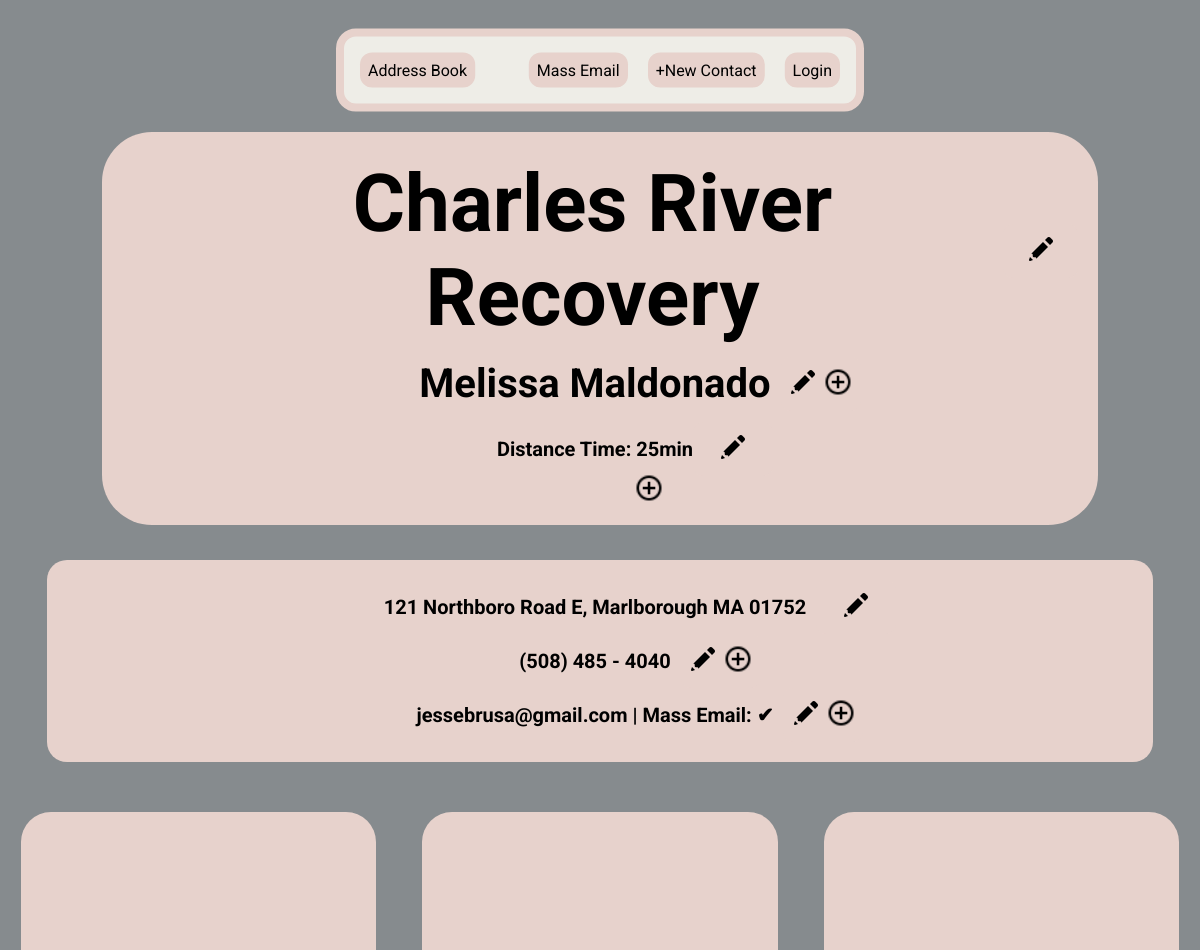
Before: /facility/2 (upper part) with the older database file.
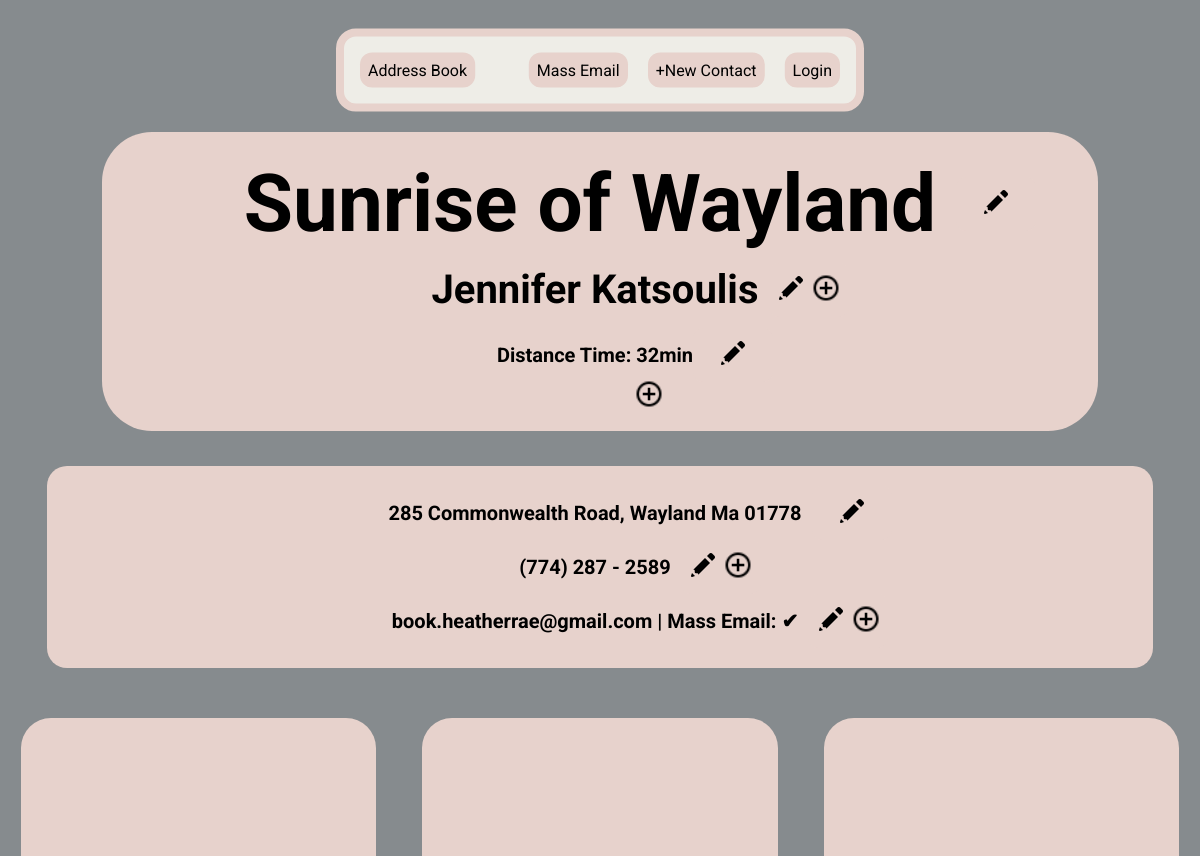
After: the same page with the newer database file.
### main.py (models this page shows)
class DataBase(db.Model):
    __tablename__ = 'database'
    id = db.Column(db.Integer, primary_key=True)
    facility = db.Column(db.String(250), nullable=False)
    town = db.Column(db.String(250), nullable=False)
    street = db.Column(db.String(250), nullable=False)
    state = db.Column(db.String(250), nullable=False)
    zip_code = db.Column(db.String(250), nullable=False)
    distance_hour = db.Column(db.Integer)
    distance_min = db.Column(db.Integer)
    location_img_url = db.Column(db.String(250))
    mass_email = db.Column(db.Boolean)
    mileage = db.Column(db.Integer)
    contact_person = db.relationship('ContactTable')
    email = db.relationship('EmailTable')
    phone_number = db.relationship('PhoneNumberTable')
    preferred_day_time = db.relationship('PreferredDayTimeTable')
    venue_type = db.relationship('VenueTypeTable')
    performance_type = db.relationship('PerformanceTypeTable')
    duration = db.relationship('DurationTable')
    price_date = db.relationship('PriceDateTable')
    setlist = db.relationship('SetlistTable')
    marketing = db.relationship('MarketingTable')
    comments = db.relationship('CommentsTable')
    feedback = db.relationship('FeedbackTable')
    testimonials = db.relationship('TestimonialTable')

class ContactTable(db.Model):
    __tablename__ = 'contact_table'
    id = db.Column(db.Integer, primary_key=True)
    contact_person = db.Column(db.String(250), nullable=False)
    data_base_id = db.Column(db.Integer, db.ForeignKey('database.id'))

class EmailTable(db.Model):
    __tablename__ = 'email_table'
    id = db.Column(db.Integer, primary_key=True)
    email = db.Column(db.String(250))
    data_base_id = db.Column(db.Integer, db.ForeignKey('database.id'))

### main.py (the view)
@app.route('/facility/<int:id>', methods=['GET', 'POST'])
def facility_page(id):
    facility = DataBase.query.filter_by(id=id).first()
    contact_person = check_for_data_return_last(facility.contact_person, 'contact_person')
    distance_hour = facility.distance_hour
    distance_min = facility.distance_min
    phone_number = check_for_data_return_last(facility.phone_number, 'phone_number')
    phone_ext = ext_phone(phone_number)
    phone_string = phone_to_string(phone_number)
    email = check_for_data_return_last(facility.email, 'email')
    venue_type = return_list(facility.venue_type, 'venue')
    performance_type = return_list(facility.performance_type, 'performance')
    duration_list = [[hour_min.hour, hour_min.minute] for hour_min in facility.duration]
    day_time_list = [[day_time.day, day_time.time] for day_time in facility.preferred_day_time]
    price_date_list = [[price_date.price, price_date.date] for price_date in facility.price_date]
    setlist = return_list(facility.setlist, 'setlist')
    if setlist:
        setlist = sorted(setlist)
    market_date_table = return_list(facility.marketing, 'date')
    if market_date_table:
        market_date_list = []
        date_list = []
        facility_marketing = facility.marketing
        for date in market_date_table:
            if date not in date_list:
                materials = [item.material for item in facility_marketing if item.date == date]
                market_date_list.append([materials, date])
                date_list.append(date)
    else:
        market_date_list = None
    comments_list = return_list(facility.comments, 'comment')
    feedback_list = [[item.feedback, item.date] for item in facility.feedback]
    testimonials = facility.testimonials
    return render_template('facility-page.html', facility=facility, price_date_list=price_date_list, setlist=setlist,
                           market_date_list=market_date_list, contact_person=contact_person, id=id,
                           phone_number=phone_number, email=email, venue_type=venue_type, performance_type=performance_type,
                           day_time_list=day_time_list,comments_list=comments_list, duration_list=duration_list,
                           feedback_list=feedback_list, testimonials=testimonials,
                           phone_string=phone_string,
                           phone_ext=phone_ext, distance_hour=distance_hour, distance_min=distance_min)

### resources.py (called while the page is built)
def check_for_data_return_last(facility_object, table_variable):
    if facility_object:
        return getattr(facility_object[-1], table_variable)
    else:
        return None

def return_list(facility_object, table_variable):
    if facility_object:
        return [getattr(item, table_variable) for item in facility_object]
    else:
        return None

def ext_phone(phone_number):
    if phone_number:
        if 'EXT:' in phone_number:
            return phone_number.split('EXT:')[-1]
        else:
            return None
    else:
        return None

def phone_to_string(phone_number):
    if phone_number:
        if len(phone_number) == 11:
            pn = phone_number
            return f'+{pn[0]} ({pn[1]}{pn[2]}{pn[3]}) {pn[4]}{pn[5]}{pn[6]} - {pn[7]}{pn[8]}{pn[9]}{pn[10]}'
        elif len(phone_number) == 12:
            pn = phone_number
            return f'+{pn[0]}{pn[1]} ({pn[2]}{pn[3]}{pn[4]}) {pn[5]}{pn[6]}{pn[7]} - {pn[8]}{pn[9]}{pn[10]}{pn[11]}'
        else:
            pn = phone_number
            return f'({pn[0]}{pn[1]}{pn[2]}) {pn[3]}{pn[4]}{pn[5]} - {pn[6]}{pn[7]}{pn[8]}{pn[9]}'
    else:
        return None

### templates/facility-page.html (shortened to what this page needs)
{% include "header.html" %}
<body>
    <div class="header">
        <div class="top-info" >
            <div class="editAddContainer">
                <h1>{{ facility.facility }}</h1>
                <div class="editAddBtn phone">
                    <a href="{{ url_for('edit_field', id=facility.id, field='facility') }}"><img src="../static/img/icons8-edit-30.png" alt="image of a pencil to edit"></a>
                </div>
            </div>
            <div class="editAddContainer">
                <a href="{{ url_for('previous_contact', id=id) }}"><h2>{{ contact_person }}</h2></a>
                <div class="editAddBtn">
                    <a href="{{ url_for('edit_field', id=facility.id, field='contact_person') }}"><img src="../static/img/icons8-edit-30.png" alt="image of a pencil to edit"></a>
                    <a href="{{ url_for('add_data', id=facility.id, field='contact_person') }}"><img src="../static/img/icons8-plus-24.png" alt="image of a plus sign to add"></a>
                </div>
            </div>
            <div class="editAddContainer distanceTime">
                {% if distance_hour and distance_min %}
                    <h3>Distance Time: {{ distance_hour }}hr {{ distance_min }}min</h3>
                {% elif distance_hour %}
                    <h3>Distance Time: {{ distance_hour }}hr</h3>
                {% elif distance_min %}
                    <h3>Distance Time: {{ distance_min }}min</h3>
                {% endif %}
                <div class="editAddBtn">
                    <a href="{{ url_for('edit_field', id=facility.id, field='distance_time') }}"><img src="../static/img/icons8-edit-30.png" alt="image of a pencil to edit"></a>
                </div>
            </div>
        {% if not facility.location_img_url %}
            <div class="editAddContainer h4Container">
                <a href="{{ url_for('add_data', id=facility.id, field='image') }}"><h4>Add Image</h4></a>
                <div class="editAddBtn h4Add">
                    <a href="{{ url_for('add_data', id=facility.id, field='image') }}"><img src="../static/img/icons8-plus-24.png" alt="image of a plus sign to add" class="h4Add"></a>
                </div>
            </div>
        {% endif %}
        </div>
    </div>
    <div class="row2Container">
        <div class="editAddContainer address">
            <h2 class="margin">{{ facility.street }}, {{ facility.town }} {{ facility.state }} {{ facility.zip_code }}</h2>
            <div class="editAddBtn">
                <a href="{{ url_for('edit_field', id=facility.id, field='address') }}"><img src="../static/img/icons8-edit-30.png" alt="image of a pencil to edit"></a>
            </div>
        </div>
        <div class="editAddContainer phone">
            {% if phone_ext %}
                <a href="{{ url_for('previous_contact', id=id) }}"><h2 class="margin">{{ phone_string }} EXT: {{ phone_ext }}</h2></a>
            {% elif phone_number %}
                <a href="{{ url_for('previous_contact', id=id) }}"><h2 class="margin">{{ phone_string }}</h2></a>
            {% endif %}
            {% if phone_string %}
                <div class="editAddBtn">
                    <a href="{{ url_for('edit_field', id=facility.id, field='phone_number') }}"><img src="../static/img/icons8-edit-30.png" alt="image of a pencil to edit"></a>
                    <a href="{{ url_for('add_data', id=facility.id, field='phone_number') }}"><img src="../static/img/icons8-plus-24.png" alt="image of a plus sign to add"></a>
                </div>
            {% endif %}
        </div>
        {% if facility.mass_email and facility.email%}
            <div class="editAddContainer emailMassEmail">
                <a href="{{ url_for('previous_contact', id=id) }}"><h2 class="margin">{{ email }} | Mass Email: ✔</h2></a>
                <div class="editAddBtn">
                    <a href="{{ url_for('edit_field', id=facility.id, field='email') }}"><img src="../static/img/icons8-edit-30.png" alt="image of a pencil to edit"></a>
                    <a href="{{ url_for('add_data', id=facility.id, field='email') }}"><img src="../static/img/icons8-plus-24.png" alt="image of a plus sign to add"></a>
                </div>
            </div>
        {% endif %}
    </div>
    <div class="row3">
        <div class="row3Div">
        </div>
        <div class="row3Div">
        </div>
        <div class="row3Div">
        </div>
    </div>
</body>
</html>

### templates/header.html (shortened to what this page needs)
<!DOCTYPE html>
<html lang="en">
<head>
    <link rel="stylesheet" href="{{ url_for('static', filename='../static/css/stylesheet.css') }}">
</head>
<body>
    <div class="centerNav">
        <div class="navBarContainer">
            <div>
                <div>
                    <a href="{{ url_for('home') }}">Address Book</a>
                </div>
            </div>
            <div class="rightNavItems">
                <div>
                    <a href="{{ url_for('mass_email_page') }}">Mass Email</a>
                </div>
                <div>
                    <a href="{{ url_for('form') }}">+New Contact</a>
                </div>
                {% if current_user.is_authenticated %}
                    <div>
                        <a href="{{ url_for('logout') }}">Logout</a>
                    </div>
                {% else %}
                    <div>
                        <a href="{{ url_for('login_page') }}">Login</a>
                    </div>
                {% endif %}
            </div>
        </div>
    </div>
</body>
</html>

### static/css/stylesheet.css (style rules this page uses)
html, body { overflow-x: hidden; }
.navBarContainer { width: 95%; margin: 10px; margin-left: auto; margin-right: auto; background-color: #EEEDE7; border-radius: 25px; padding: 20px; border: 10px solid #E7D2CC; display: flex; justify-content: space-between; align-items: center; font-size: 30px; }
.navBarContainer a { text-decoration: none; color: black; background-color: #E7D2CC; padding: 10px; border-radius: 15px; display: flex; }
.rightNavItems { display: flex; justify-content: flex-end; align-items: center; gap: 25px; }
body { background-color: #868B8E; font-family: 'Roboto', sans-serif; box-sizing: border-box; }
.header { width: 95%; margin-left: auto; margin-right: auto; display: flex; flex-wrap: wrap; justify-content: center; align-items: center; gap: 50px; }
.header a { text-decoration: none; color: black; }
.margin { margin-left: 80px; }
.top-info { width: 60%; background-color: #E7D2CC; text-align: center; border-radius: 50px; padding: 20px; }
.top-info h1 { font-size: 80px; font-weight: 700px; margin: 5px; margin-left: 80px; }
.top-info h2 { font-size: 40px; margin-left: 80px; }
.top-info h3 { margin-left: 110px; }
.distanceTime { margin-right: 40px; }
h1 { font-size: 80px; text-align: center; }
h2 { font-size: 40px; margin: 10px; }
.row2Container { width: 90%; background-color: #E7D2CC; margin-top: 35px; margin-left: auto; margin-right: auto; text-align: center; padding: 20px; border-radius: 20px; }
.row3 { width: 100%; display: flex; flex-wrap: wrap; justify-content: space-around; align-items: center; margin: 50px; margin-left: 0%; gap: 20px; }
.row3Div { width: 30%; min-width: 300px; min-height: 500px; background-color: #E7D2CC; border-radius: 30px; display: flex; flex-direction: column; justify-content: center; align-items: center; flex-wrap: wrap; }
.editAddContainer { display: flex; justify-content: center; align-items: center; }
.editAddContainer h1 { margin-right: 20px; }
.editAddBtn { display: flex; flex-wrap: wrap; align-items: center; justify-content: center; opacity: 0; gap: 5px; transition: opacity 0.5s ease; background-color: #E7D2CC; border-radius: 10px; padding: 10px; padding-left: 0%; padding-right: 0%; z-index: 5; width: 80px; }
.editAddBtn img { width: 30px; height: 30px; margin: 0%; }
.h4Container { margin: 0; }
.h4Add { padding: 0; margin: 0; height: 30px; width: 30px; margin-top: -10px; }
h2 { text-align: center; font-size: 35px; }
h3 { font-size: 30px; }
.h4Container a { list-style: none; text-decoration: none; color: black; }
.phone a { text-decoration: none; color: black; }
.emailMassEmail a { text-decoration: none; color: black; }
.centerNav { width: 100%; display: flex; justify-content: center; }
@media only screen and (max-width: 1200px) { .top-info { width: 85%; } }
@media only screen and (max-width: 1200px) { h2 { font-size: 20px; } }
@media only screen and (max-width: 1200px) { h3 { font-size: 20px; } }
@media only screen and (max-width: 1200px) { .editAddBtn { opacity: 1; } }
@media only screen and (max-width: 1200px) { .navBarContainer { transform: scale(.8); gap: 10px; width: 600px; } }
@media only screen and (max-width: 1200px) { .navBarContainer a { font-size: 20px; text-align: center; } }

Changed rows visible on the page:
no longer on this page (row edited): ContactTable: contact_person "Melissa Maldonado"
no longer on this page (row edited): EmailTable: email "jessebrusa@gmail.com"
changed DataBase: facility "Charles River Recovery" → "Sunrise of Wayland"; street "121 Northboro Road E" → "285 Commonwealth Road"; town "Marlborough" → "Wayland"; state "MA" → "Ma"; zip_code "01752" → "01778"
added ContactTable: contact_person "Jennifer Katsoulis"
added EmailTable: email "book.heatherrae@gmail.com"
Other visible differences:
{{ distance_min }}: "25" → "32"
{{ phone_string }}: "(508) 485 - 4040" → "(774) 287 - 2589"
